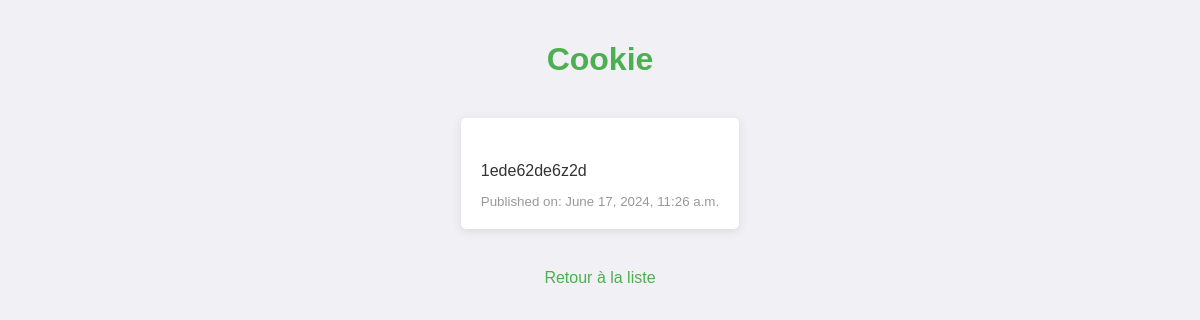
/articles/1/, run on an earlier commit of the app's database.
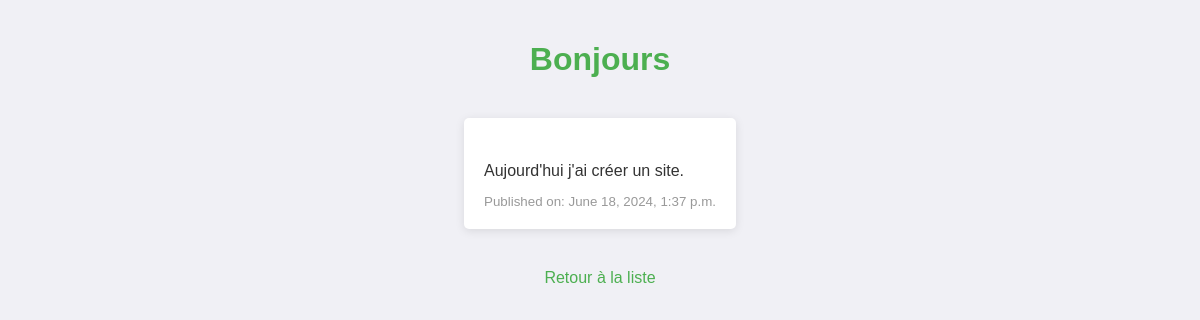
And on a later commit of the database.
### main/models.py (models this page shows, shortened)
class Article(models.Model):
    title = models.CharField(max_length=200)
    content = models.TextField()
    publication_date = models.DateTimeField()

### main/views.py (the view)
# urls.py: path('articles/<int:article_id>/', views.article_detail, name='article_detail'),
def article_detail(request, article_id):
    article = get_object_or_404(Article, id=article_id)
    return render(request, 'main/article_detail.html', {'article': article})

### main/templates/main/article_detail.html (shortened to what this page needs)
<!DOCTYPE html>
<html lang="{{ LANGUAGE_CODE }}">
<head>
    <title>{% load i18n %}{{ article.title }}</title>
</head>
<body>
    <h1>{{ article.title }}</h1>
    <div class="article-container">
        <div class="content">
            <p>{{ article.content }}</p>
            <small>{% trans "Publié le :" %} {{ article.publication_date }}</small>
        </div>
    </div>
    <p><a href="{% url 'article_list' %}">{% trans "Retour à la liste" %}</a></p>
</body>
</html>

What changed in the data, as far as the page shows it:
changed Article: title "Cookie" → "Bonjours"; content "1ede62de6z2d" → "Aujourd'hui j'ai créer un site."; publication_date "June 17, 2024, 11:26 a.m." → "June 18, 2024, 1:37 p.m."
